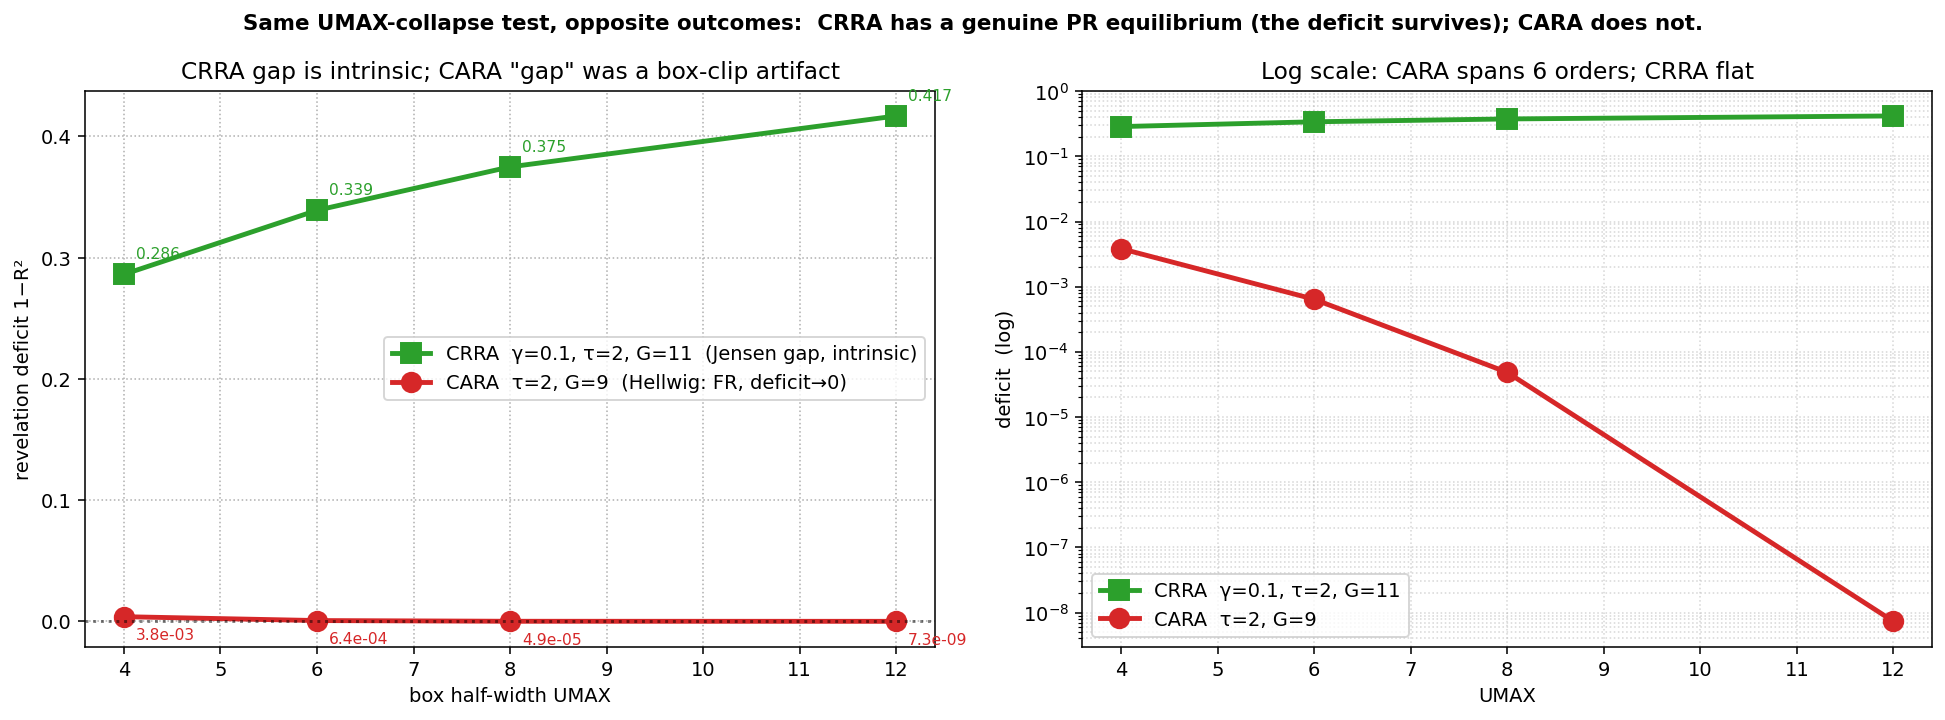

Write Python code to recreate this figure.
"""Side-by-side UMAX-test: CARA collapses, CRRA persists.

This is the decisive figure that vindicates the paper's headline:
  - CARA without noise traders -> FR (deficit -> 0) when the box is open enough
    to escape the FR clip-saturation. Same operator, same precision range:
    deficit drops 6 orders of magnitude as UMAX 4 -> 12.
  - CRRA at gamma=0.1, tau=2 retains a deficit ~0.3-0.4 across ALL UMAX,
    even growing slightly. The gap is the wealth-curvature (Jensen) effect,
    intrinsic to CRRA and not a numerical artifact.

Reads cara_umax_diag.json (G=9) and crra_umax_diag.json (G=11) at tau=2.
"""
import os, json
import numpy as np
import matplotlib; matplotlib.use('Agg'); import matplotlib.pyplot as plt

HERE = os.path.dirname(os.path.abspath(__file__))
KCARA = os.path.join(os.path.dirname(HERE), 'k3_cara', 'cara_umax_diag.json')

cara = json.load(open(KCARA))['A_fixedG']
crra = json.load(open(os.path.join(HERE, 'crra_umax_diag.json')))['rows']

uc = np.array([r['umax'] for r in cara], float); dc = np.array([r['deficit'] for r in cara], float)
ur = np.array([r['umax'] for r in crra], float); dr = np.array([r['deficit'] for r in crra], float)

fig, ax = plt.subplots(1, 2, figsize=(14, 5.2), dpi=140)

# (left) shared linear scale: CRRA stays high, CARA hugs zero
ax[0].plot(ur, dr, 's-', color='C2', lw=2.5, ms=10, label=f'CRRA  γ=0.1, τ=2, G=11  (Jensen gap, intrinsic)')
ax[0].plot(uc, dc, 'o-', color='C3', lw=2.5, ms=10, label=f'CARA  τ=2, G=9  (Hellwig: FR, deficit→0)')
ax[0].axhline(0, color='k', ls=':', alpha=0.5)
ax[0].set_xlabel('box half-width UMAX'); ax[0].set_ylabel('revelation deficit 1−R²')
ax[0].set_title('CRRA gap is intrinsic; CARA "gap" was a box-clip artifact')
ax[0].legend(fontsize=10, loc='center right'); ax[0].grid(ls=':')
for u, d in zip(uc, dc):
    ax[0].annotate(f'{d:.1e}', (u, d), textcoords='offset points', xytext=(6, -12), fontsize=8, color='C3')
for u, d in zip(ur, dr):
    ax[0].annotate(f'{d:.3f}', (u, d), textcoords='offset points', xytext=(6, 8), fontsize=8, color='C2')

# (right) log y axis so the CARA collapse is visible
ax[1].semilogy(ur, dr, 's-', color='C2', lw=2.5, ms=10, label='CRRA  γ=0.1, τ=2, G=11')
ax[1].semilogy(uc, np.maximum(dc, 1e-15), 'o-', color='C3', lw=2.5, ms=10, label='CARA  τ=2, G=9')
ax[1].set_xlabel('UMAX'); ax[1].set_ylabel('deficit  (log)')
ax[1].set_title('Log scale: CARA spans 6 orders; CRRA flat')
ax[1].legend(fontsize=10); ax[1].grid(ls=':', which='both', alpha=0.5)

plt.suptitle('Same UMAX-collapse test, opposite outcomes:  CRRA has a genuine PR equilibrium (the deficit survives); CARA does not.', weight='bold', fontsize=11)
plt.tight_layout(); plt.savefig(os.path.join(HERE, 'crra_vs_cara_umax.png'), dpi=140, bbox_inches='tight'); plt.close()
print('wrote crra_vs_cara_umax.png')
